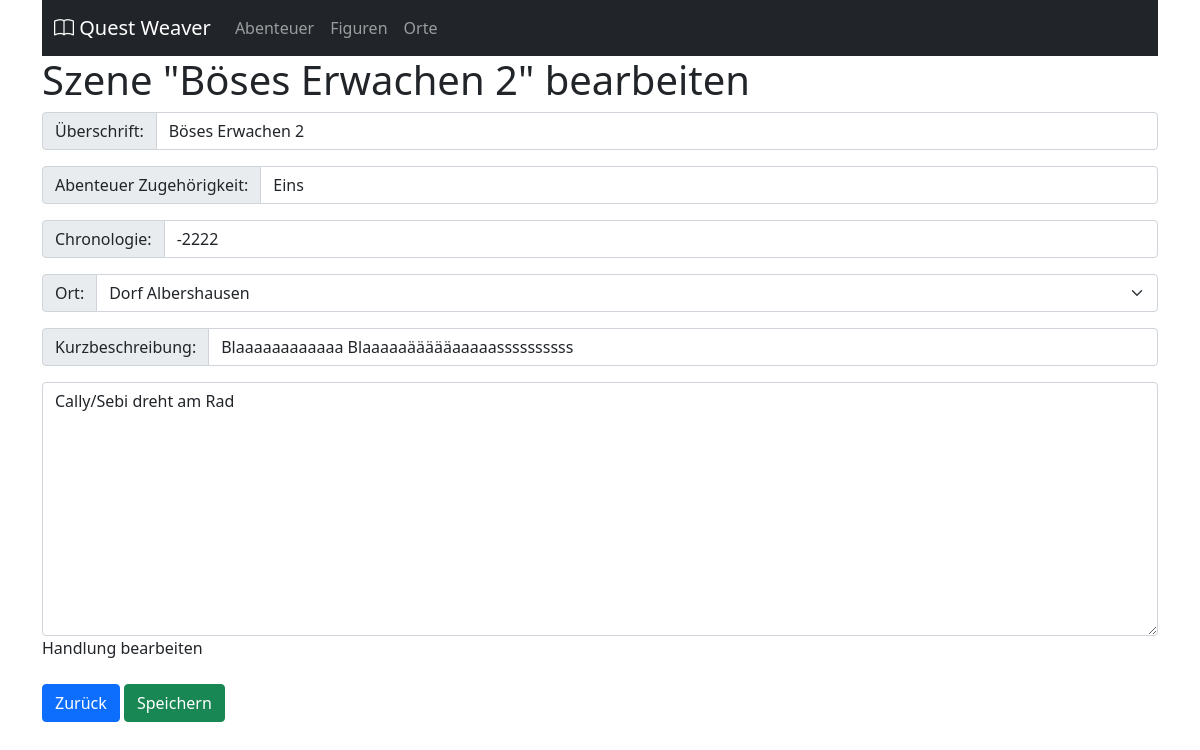
Page /app/szene_edit/3 on the committed database.
### app/models.py (models this page shows, shortened)
class Szene(models.Model):
    name = models.CharField(max_length=200)
    kapitel = models.ForeignKey(to="Kapitel", on_delete=models.CASCADE)
    chronologie = models.IntegerField()
    ort = models.ForeignKey(to="Ortliste", on_delete=models.CASCADE)
    beschreibung = models.TextField(null=True, blank=True)
    kommentar = models.TextField(null=True, blank=True)

class Kapitel(models.Model):
    name = models.CharField(max_length=200)
    kapitelNr = models.IntegerField(unique=True)
    kommentar = models.TextField(null=True, blank=True)
    def __str__(self):
        return self.name

### app/views.py (the view, shortened to what this page needs)
# urls.py: path('szene_edit/<int:szeneedit_id>', views.szene_edit, name='szene_edit'),
def szene_edit(request, szeneedit_id):
    szene_edit = get_object_or_404(models.Szene, pk=szeneedit_id)
    szenen = models.Szene.objects.all()
    context = {"szenen": szenen, "szene_edit": szene_edit}
    return render(request, "szene_edit.html", context)

### app/models.py (called while the page is built)
    def __str__(self):
        return self.name

### app/templates/szene_edit.html (shortened to what this page needs)
{% load static %}
{% include "header.html" %}
    <body>
      <div class="container">
      {% include "navbar.html" %}
    <h1>Szene "{{szene_edit.name}}" bearbeiten</h1>
    <form action="{% url 'szene_edit' szene_edit.id %}" method="post">
        <div class="input-group mb-3">
          <span class="input-group-text" id="basic-addon1">Überschrift:</span>
        <input type="text" class="form-control" name="name" value="{{szene_edit.name}}" aria-label="Username" aria-describedby="basic-addon1">
        </div>
        <div class="input-group mb-3">
          <span class="input-group-text" id="basic-addon1">Abenteuer Zugehörigkeit:</span>
        <input type="text" class="form-control" name="nummer" value="{{szene_edit.kapitel}}" aria-label="Username" aria-describedby="basic-addon1">
        </div>
        <div class="input-group mb-3">
          <span class="input-group-text" id="basic-addon1">Chronologie:</span>
        <input type="text" class="form-control" name="chronologie" value="{{szene_edit.chronologie}}" aria-label="Username" aria-describedby="basic-addon1">
        </div>
        <div class="input-group mb-3">
          <span class="input-group-text" id="basic-addon1">Ort:</span>
          <select name="ort" class="form-select" aria-label="Default select example">
            {% for liste in szenen %}
          <option value="{{liste.id}}">{{liste.ort}}</option>
            {% endfor %}
          </select>
        </div>
        <div class="input-group mb-3">
          <span class="input-group-text" id="basic-addon1">Kurzbeschreibung:</span>
        <input type="text" class="form-control" name="beschreibung" value="{{szene_edit.beschreibung}}" aria-label="Username" aria-describedby="basic-addon1">
        </div>
        <div class="md-form mb-4 pink-textarea active-pink-textarea-2">
        <textarea name="szene_kommentar" id="szene_kommentar" class="md-textarea form-control" rows="10">{{szene_edit.kommentar}}</textarea>
        <label for="form23">Handlung bearbeiten</label>
        </div>
        <a class="btn btn-primary" href="{% url 'szenen' szene_edit.kapitel.id %}" role="button">Zurück</a>
        <input type="submit" value="Speichern" type="button" class="btn btn-success">
      </form><br>
    </div>
</body>

### rows in the picture
Szene: name "Böses Erwachen 2", nummer "Eins", chronologie "-2222", beschreibung "Blaaaaaaaaaaaa Blaaaaaäääääaaaaassssssssss", szene_kommentar "Cally/Sebi dreht am Rad"

### other values in the picture
form field ort "Dorf Albershausen"
